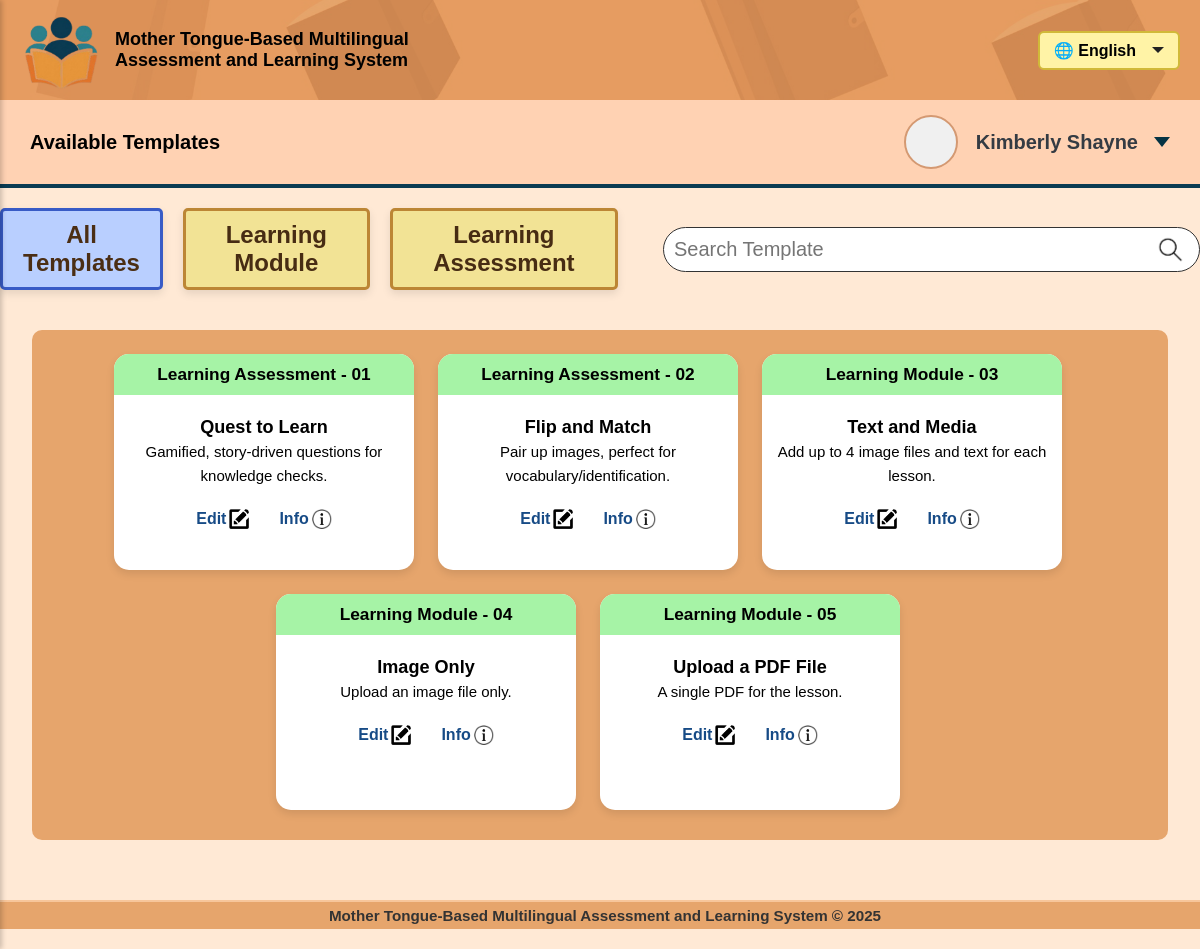
Page /educator/templates.php?subjectRefNo=1 (signed in) on the committed database.
### tables this page shows
CREATE TABLE `template` (
  `tempRefNo` int(2) UNSIGNED NOT NULL,
  `tempName` varchar(70) NOT NULL,
  `tempDescription` text NOT NULL,
  `tempType` enum('Learning Module','Learning Assessment') DEFAULT NULL
);

### educator/templates.php (the view, shortened to what this page needs)
<?php
include '../sql/db_connect.php';
$educatorName = htmlspecialchars($_SESSION['firstName'] ?? 'Educator');
$sql = "SELECT * FROM template ORDER BY tempRefNo ASC";
$result = $conn->query($sql);
$templates = [];
if ($result && $result->num_rows > 0) {
    while ($row = $result->fetch_assoc()) $templates[] = $row;
}
$subjectRefNo = isset($_GET['subjectRefNo']) ? $_GET['subjectRefNo'] : '';
function getEditPageForTemplate($template, $subjectRefNo) {
    $subjectRefNo = urlencode($subjectRefNo);
    switch (strtolower(trim($template['tempName']))) {
        case 'upload a pdf file':
            return "upload_pdf_blob.php?ref=" . $template['tempRefNo'] . "&subjectRefNo=" . $subjectRefNo;
        case 'quest to learn':
            return "quest_edit.php?ref=" . $template['tempRefNo'] . "&subjectRefNo=" . $subjectRefNo;
        case 'flip and match':
            return "flip_edit.php?ref=" . $template['tempRefNo'] . "&subjectRefNo=" . $subjectRefNo;
        case 'text and media':
            return "textmedia_edit.php?tempRefNo=" . $template['tempRefNo'] . "&subjectRefNo=" . $subjectRefNo;
        case 'image only':
            return "image_edit.php?ref=" . $template['tempRefNo'] . "&subjectRefNo=" . $subjectRefNo;
    }
}
?>
<!DOCTYPE html>
<html lang="en">
<head>
    <link rel="stylesheet" href="../style/templates-style.css">
</head>
<body>
<button onclick="toggleSidebar()" class="toggle-btn" style="cursor: pointer;"></button>
<div class="main-content">
    <div class="topbar">
        <div class="left">
            <div class="logo-topbar" onclick="toggleSidebar()">
                <img src="../images/MTB-MAL_logo-alt.png" alt="MTB-MAL Logo">
            </div>
            <div class="system-title">
                Mother Tongue-Based Multilingual Assessment and Learning System
            </div>
        </div>
        <div class="right">
            <div class="language-selector" onclick="toggleDropdown1()">
                <div class="language">🌐 English</div>
                <div id="dropdown-arrow1" class="dropdown-arrow1 down"></div>
            </div>
        </div>
    </div>
    <div class="second-bar">
        <span>Available Templates</span>
        <div class="profile-container" onclick="toggleDropdown2()">
            <div class="profile-circle"></div>
            <span style="font-weight:bold; margin-left:8px; color:#343b43;"><?= $educatorName ?></span>
            <div id="dropdown-arrow2" class="dropdown-arrow2 down"></div>
        </div>
    </div>
    <div class="form-header">
        <div class="button-group">
            <button class="btn selected" id="btn-both">All Templates</button>
            <button class="btn" id="btn-module">Learning Module</button>
            <button class="btn" id="btn-assessment">Learning Assessment</button>
            <div class="search-wrapper">
                <input type="text" class="search-box" placeholder="Search Template">
            </div>
        </div>
    </div>
    <div class="container">
        <div class="form-section" style="width: 98%; min-height:510px;">
            <div class="template-cards" id="template-cards">
                <?php foreach ($templates as $template):
                    $modalId = 'modal-' . strtolower(str_replace(' ', '-', $template['tempName']));
                ?>
                    <div class="template-card"
                        data-type="<?= htmlspecialchars($template['tempType']) ?>"
                        data-name="<?= htmlspecialchars($template['tempName']) ?>"
                        data-desc="<?= htmlspecialchars($template['tempDescription']) ?>"
                        data-ref="<?= htmlspecialchars($template['tempRefNo']) ?>">
                        <div class="card-header">
                            <?= $template['tempType'] === 'Learning Module'
                                ? "Learning Module - " . str_pad($template['tempRefNo'], 2, '0', STR_PAD_LEFT)
                                : "Learning Assessment - " . str_pad($template['tempRefNo'], 2, '0', STR_PAD_LEFT) ?>
                        </div>
                        <div class="card-body">
                            <strong><?= htmlspecialchars($template['tempName']) ?></strong><br>
                            <span style="font-size:15px;"><?= htmlspecialchars($template['tempDescription']) ?></span>
                            <div class="card-actions">
                                <button class="edit-btn card-btn"
                                    onclick="handleEditClick('<?= htmlspecialchars(strtolower($template['tempName'])) ?>', '<?= getEditPageForTemplate($template, $subjectRefNo) ?>'); event.stopPropagation();">
                                    Edit <img src="../images/edit.png" alt="edit">
                                </button>
                                <button class="info-btn card-btn"
                                    onclick="openModal('<?= $modalId ?>'); event.stopPropagation();">
                                    Info<img src="../images/info2.png" alt="info">
                                </button>
                            </div>
                        </div>
                    </div>
                <?php endforeach; ?>
            </div>
        </div>
    </div>
</div>
<footer class="footer">Mother Tongue-Based Multilingual Assessment and Learning System © 2025</footer>
</body>
</html>

### style/templates-style.css (style rules this page uses)
body { font-family: Arial, sans-serif; background-color: #FFE9D5; margin: 0; }
.topbar { position: relative; background-color: #E6A56C; display: flex; justify-content: space-between; align-items: center; padding: 10px 20px; overflow: hidden; }
.topbar::before { content: ""; position: absolute; top: 0; left: 0; right: 0; bottom: 0; background-image: url('../images/book_bg.jpg'); background-size: cover; background-position: center; opacity: 0.3; z-index: 0; }
.topbar > * { position: relative; z-index: 1; }
.topbar .left { display: flex; align-items: center; gap: 15px; }
.logo-topbar { width: 80px; height: 80px; display: flex; align-items: center; justify-content: center; font-weight: bold; cursor: pointer; }
.logo-topbar img { height: 80px; width: auto; transition: all 0.3s ease; cursor: pointer; }
.system-title { font-size: 18px; font-weight: bold; max-width: 300px; }
.topbar .right { display: flex; align-items: center; gap: 10px; }
.language-selector { cursor: pointer; border-radius: 4px; transition: background 0.2s ease; display: flex; align-items: center; gap: 10px; padding: 8px 14px; background-color: #fff3a6; border: 2px solid #d1b939; border-radius: 6px; cursor: pointer; font-weight: bold; }
.dropdown-arrow1 { width: 0; height: 0; border-left: 6px solid transparent; border-right: 6px solid transparent; margin-left: 6px; }
.dropdown-arrow1.down { border-top: 6px solid #222; }
.second-bar { background-color: #FFD2B3; padding: 15px 30px; display: flex; align-items: center; justify-content: space-between; font-size: 20px; font-weight: bold; border-bottom: 4px solid #0A3B52; }
.profile-container { display: flex; align-items: center; gap: 10px; cursor: pointer; position: relative; }
.profile-circle { width: 50px; height: 50px; background-color: #f0f0f0; border: 2px solid #d49972; border-radius: 50%; }
.dropdown-arrow2 { width: 0; height: 0; border-left: 8px solid transparent; border-right: 8px solid transparent; margin-left: 6px; }
.dropdown-arrow2.down { border-top: 10px solid #043344; }
.form-header { text-align: center; font-weight: bold; margin-top: 20px; color: #2a2a2a; }
.button-group { display: flex; justify-content: center; align-items: center; gap: 20px; margin: 20px 0; }
.btn { padding: 10px 20px; border-radius: 5px; background-color: #FFEF9D; border: 3px solid #C68D38; font-size: 24px; font-family: Arial, sans-serif; font-weight: bold; color: #4B2E14; cursor: pointer; transition: transform 0.2s ease, filter 0.2s ease, box-shadow 0.2s ease; filter: brightness(0.95); box-shadow: 0 4px 9px rgba(0, 0, 0, 0.1); }
.btn.selected { background-color: #B9CFFF; border: 3px solid #385BC6; filter: brightness(1); }
.button-group .btn:last-of-type { margin-right: 25px; }
.search-wrapper { position: relative; display: inline-block; }
.search-box { padding: 10px; padding-right: 25px; border-radius: 25px; border: 1px solid #333; width: 500px; font-size: 20px; }
.container { display: flex; flex-direction: column; justify-content: center; align-items: center; padding: 20px; }
.form-section { display: flex; justify-content: left; align-items: flex-start; background-color: #E6A56C; border-radius: 10px; width: 95%; min-height: 400px; }
.card-header { background-color: #a6f3a6; padding: 10px; font-weight: bold; text-align: center; }
.card-body { padding: 20px; text-align: center; line-height: 1.5em; }
.card-body strong { font-size: 18px; }
.toggle-btn { position: absolute; top: 10px; left: 10px; font-size: 1.5rem; background: none; border: none; cursor: pointer; }
.footer { width: 100%; text-align: center; padding: 5px; background-color: #E6A56C; color: #333; font-weight: bold; font-size: 0.95em; margin-top: 40px; border-top: 2px solid #f7c69b; margin-bottom: 20px; }

### rows in the picture
template: tempRefNo "01", tempName "Quest to Learn", tempDescription "Gamified, story-driven questions for knowledge checks."
template: tempRefNo "02", tempName "Flip and Match", tempDescription "Pair up images, perfect for vocabulary/identification."
template: tempRefNo "03", tempName "Text and Media", tempDescription "Add up to 4 image files and text for each lesson."
template: tempRefNo "04", tempName "Image Only", tempDescription "Upload an image file only."
template: tempRefNo "05", tempName "Upload a PDF File", tempDescription "A single PDF for the lesson."

### other values in the picture
$educatorName "Kimberly Shayne"
